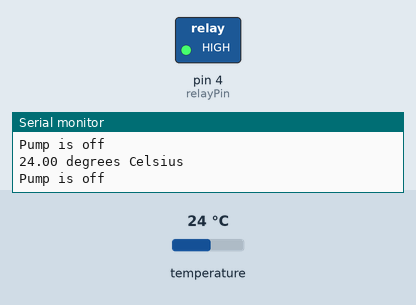
Recording of a sketch running on a simulated Arduino Uno, built with avr-gcc and run on an emulated ATmega328P. Parts: switched loads named in the sketch (green lamp = pin HIGH), the last lines printed to the serial monitor. The test bench sets the inputs (shaded band); at power-on: temperature 24 °C.

Above: at 6.3 s.
6.4 s: temperature set to 34.5 °C
12.3 s: temperature set to 35.4 °C
At 16.0 s:
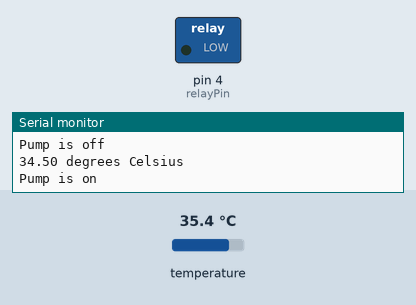
21.3 s: temperature set to 12 °C
At 25.6 s:
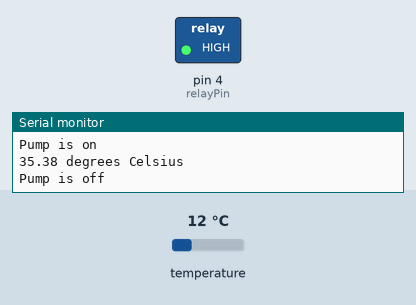
27.2 s: temperature set to 41 °C
At 30.3 s:
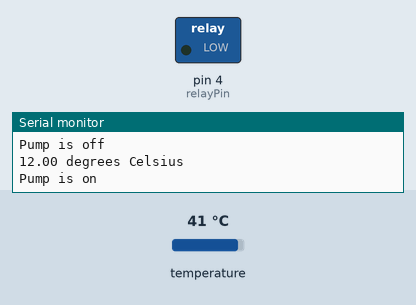
Timing chart, 0 to 31.8 s (numbered marks = the images above; inputs shaded):
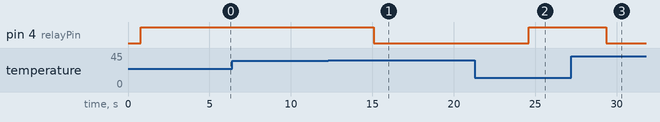

The sketch:

Battery_Enclosure_Project_electric_system_sketch_apr25a_2023.ino
```cpp
#include <OneWire.h>
#include <DallasTemperature.h>

//Set up

const int TEMP_THRESHOLD_UPPER = 35;
int pinTemp = 7;
const int relayPin = 4;

OneWire oneWire(pinTemp);
DallasTemperature sensors(&oneWire);

float temperature;


void setup() {
  Serial.begin(9600);
  //pinMode(7, OUTPUT);
  sensors.begin();
  // put your setup code here, to run once:
  pinMode(relayPin, OUTPUT);


}

void loop() {
  // put your main code here, to run repeatedly:
  sensors.requestTemperatures();
  temperature = sensors.getTempCByIndex(0);


  if (temperature > TEMP_THRESHOLD_UPPER){
    Serial.println("Pump is on ");
    digitalWrite(relayPin, LOW);
    delay(4000);
    Serial.println((String) temperature + " degrees Celsius");
  }

  else{
    Serial.println("Pump is off ");
    digitalWrite(relayPin, HIGH);
    delay(4000);
    Serial.println((String) temperature + " degrees Celsius");
  }


}
```

Measured:
- the behaviour switches between 35 and 35.1 °C on temperature (found by bisection; images 0 and 1)
- after the input at 12.3 s, pin 4 (relayPin): HIGH → LOW after 2.8 s
- after the input at 21.3 s, pin 4 (relayPin): LOW → HIGH after 3.3 s
- after the input at 27.2 s, pin 4 (relayPin): HIGH → LOW after 2.2 s
